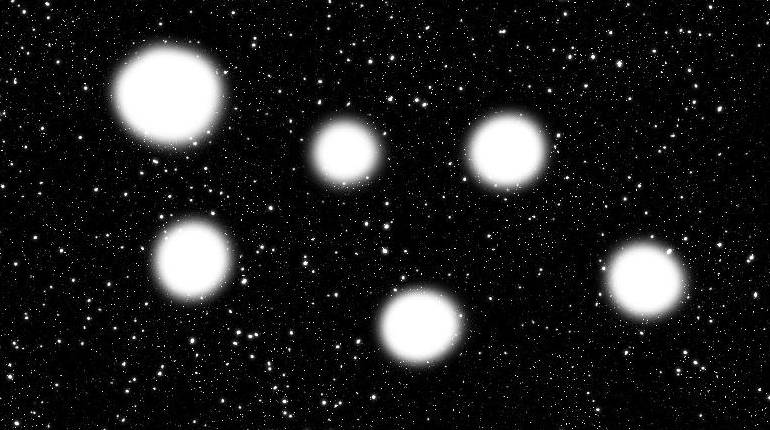
#> input picture Chapter 07/ch 07-07/sky.png, 770 x 430 px
$ jupyter execute notebook.ipynb
#> lines starting #> are read from the running program, lines starting #| are printed output that depends on the picture; after the words box and inside, x2 and y2 are one past the last pixel; in counts of white or black regions, pixels touching at a corner belong together
[cell 1]
import cv2 as cv
import numpy as np
import matplotlib.pyplot as plt

img = cv.imread('sky.png', cv.IMREAD_GRAYSCALE)
#> img is the input picture: shape (430, 770); min 0, max 255, mean 31.3

th, img = cv.threshold(img, 128, 255, cv.THRESH_BINARY)
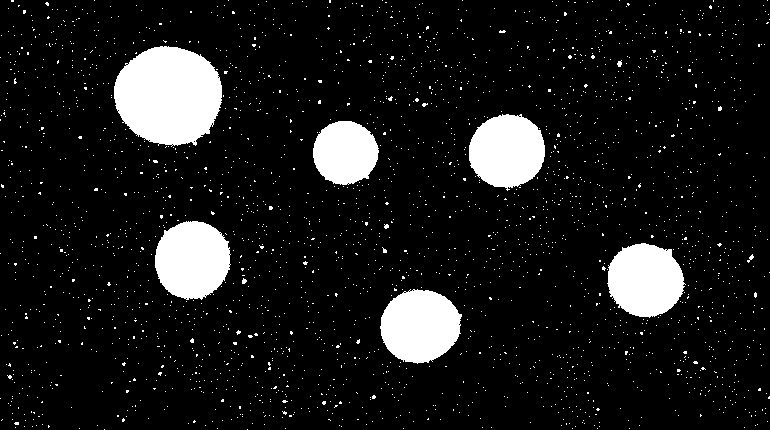
#> img: shape (430, 770); 10.3% white; 2466 white regions (2457 under 20 px), largest, box (x1, y1, x2, y2) and area: (114, 46, 222, 147) 8424, (155, 221, 231, 300) 4657, (380, 289, 462, 364) 4625

kernel = np.ones((5,5), np.uint8)

res = cv.morphologyEx(img, cv.MORPH_TOPHAT, kernel)
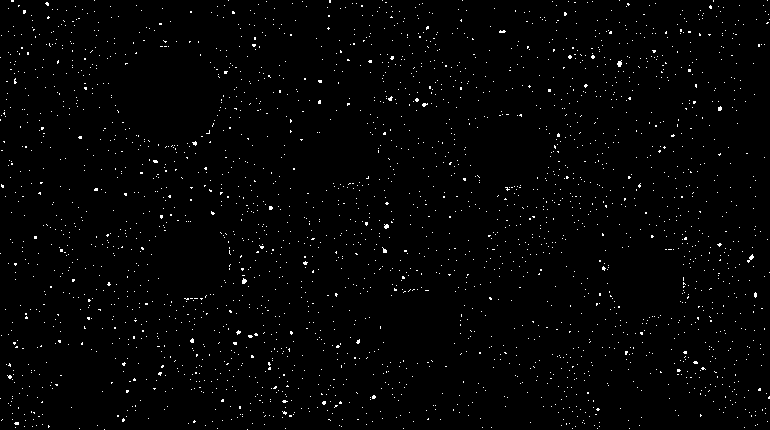
#> res: shape (430, 770); 1.4% white in thin lines or dots

plt.subplot(1,2,1), plt.imshow(img, cmap='gray')
plt.xticks([]), plt.yticks([])

plt.subplot(1,2,2), plt.imshow(res, cmap='gray')
plt.xticks([]), plt.yticks([])
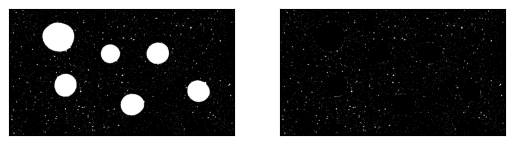
#> figure drawn by matplotlib, 2 panels
